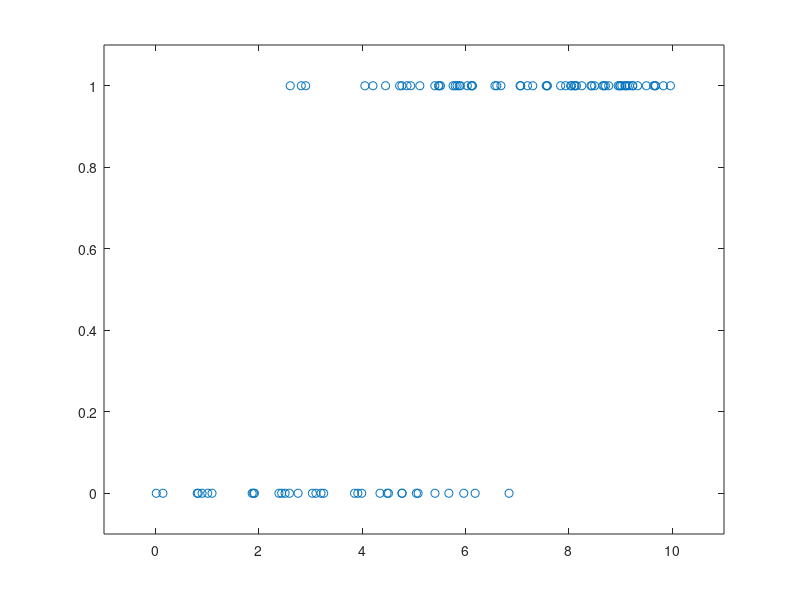

MATLAB code to generate this figure: (Note: this script raises an error after producing the figure.)
% Figure 7.1: Logistic regression
% Section 7.1.1
% Boyd & Vandenberghe, "Convex Optimization"
% Original by Lieven Vandenberghe
% Adapted for CVX by Argyris Zymnis - 01/31/06
%
% We consider a binary random variable y with prob(y=1) = p and
% prob(y=0) = 1-p. We assume that that y depends on a vector of
% explanatory variables u in R^n. The logistic model has the form
% p = exp(a'*u+b)/(1+exp(a'*u+b)), where a and b are the model parameters.
% We have m data points (u_1,y_1),...,(u_m,y_m).
% We can reorder the data so that for u_1,..,u_q the outcome is y = 1
% and for u_(q+1),...,u_m the outcome is y = 0. Then it can be shown
% that the ML estimate of a and b can be found by solving
%
% minimize sum_{i=1,..,q}(a'*u_i+b) - sum_i(log(1+exp(a'*u_i+b)))
%
% In this case we have m = 100 and the u_i are just scalars.
% The figure shows the data as well as the function
% f(x) = exp(aml*x+bml)/(1+exp(aml*x+bml)) where aml and bml are the
% ML estimates of a and b.

randn('state',0);
rand('state',0);

% Generate data
a =  1;
b = -5 ;
m= 100;

u = 10*rand(m,1);
y = (rand(m,1) < exp(a*u+b)./(1+exp(a*u+b)));
plot(u,y,'o')
axis([-1,11,-0.1, 1.1]);

% Solve problem
%
% minimize  -(sum_(y_i=1) ui)*a - b + sum log (1+exp(a*ui+b)

U = [ones(m,1) u];
cvx_begin
    variables x(2)
    maximize(y'*U*x-sum(logsumexp([zeros(1,m); x'*U'])))
cvx_end

% Plot results and logistic function

ind1 = find(y==1);
ind2 = find(y==0);

aml = x(2);  bml = x(1);
us = linspace(-1,11,1000)';
ps = exp(aml*us + bml)./(1+exp(aml*us+bml));

dots = plot(us,ps,'-', u(ind1),y(ind1),'o',...
     u(ind2),y(ind2),'o');

axis([-1, 11,-0.1,1.1]);
xlabel('x');
ylabel('y');
